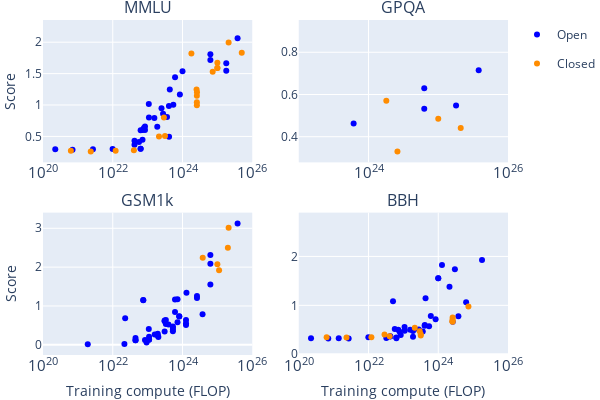

Source (notebook cell):
### Markdown cell above
## Compute

### Code cell
fig = make_subplots(rows=2, cols=2, subplot_titles=benchmarks_to_analyze, vertical_spacing=0.15)

# Define x limits for each subplot
x_limits = {
  'MMLU': [1e20, 1e26],
  'GSM1k': [1e20, 1e26],
  'GPQA': [1e23, 1e26],
  'BBH': [1e20, 1e26],
  'SEAL Math': [1e23, 1e26],
  'SEAL Coding': [1e23, 1e26],
  'LMSys Elo': [1e22, 1e26],
}

for i, bench in enumerate(benchmarks_to_analyze):
  plot_df = df[~(df['System'] == 'Random chance')]
  if old_models_only:
    plot_df = plot_df[plot_df['Before November 2023'] == 'Before']
  elif new_models_only:
    plot_df = plot_df[plot_df['Before November 2023'] == 'After']
  if non_suspects_only:
    if bench == 'GPQA':
      # GPQA was released November 20, 2023
      old_df = plot_df[plot_df['Before November 2023'] == 'Before']
      new_df = plot_df[plot_df['Before November 2023'] == 'After']
      new_df = new_df[new_df['Trust in benchmark results'] >= 0]
      plot_df = pd.concat([old_df, new_df])
    elif bench == 'MMLU':
      plot_df = plot_df[plot_df['Trust in benchmark results'] >= 0]
  elif trusted_only:
    plot_df = plot_df[plot_df['Trust in benchmark results'] > 0]

  for category in ['Open', 'Closed']:
    category_df = plot_df[plot_df['Open/Closed'] == category]

    if plot_log_error and bench_is_accuracy[bench]:
      y = -np.log(1 - category_df[bench])
    else:
      y = category_df[bench]

    if show_model_age:
      fig.append_trace(
        go.Scatter(
          x=category_df['Training compute (FLOP)'],
          y=y,
          mode='markers',
          marker=dict(color=category_df['Date'].astype(int),),
          text=category_df['System'],
          # name=category,
          # legendgroup=category,
          # showlegend=True if i == 0 else False
          showlegend=False,
        ),
        row=i//2 + 1, col=i%2 + 1
      )
    else:
      fig.append_trace(
        go.Scatter(
          x=category_df['Training compute (FLOP)'],
          y=y,
          mode='markers',
          marker=dict(color=color_map[category]),
          text=category_df['System'],
          name=category,
          legendgroup=category,
          showlegend=True if i == 0 else False
        ),
        row=i//2 + 1, col=i%2 + 1
      )

    # Plot scores as horizontal lines for models that don't have compute
    # for _, row in category_df.iterrows():
    #   if pd.isna(row['Training compute (FLOP)']) and not pd.isna(row[bench]):
    #     fig.append_trace(
    #       go.Scatter(
    #         x=[0, 1e26],
    #         y=[row[bench], row[bench]],
    #         mode='lines',
    #         line=dict(color=color_map[category]),
    #         showlegend=False,
    #       ),
    #       row=i//2 + 1, col=i%2 + 1
    #     )

  # Update x and y axes for this subplot
  fig.update_xaxes(
    title_text="Training compute (FLOP)" if i//2 + 1 == 2 else None,
    type='log',
    range=[np.log10(x_limits[bench][0]), np.log10(x_limits[bench][1])],  # Set x limits
    tickmode='linear',
    dtick=2,  # This sets ticks at every two powers of 10
    row=i//2 + 1,
    col=i%2 + 1
  )

  if i%2 + 1 == 1:
    fig.update_yaxes(title_text="Score", row=i//2 + 1, col=i%2 + 1)

# Improve the layout
fig.update_layout(
  width=600,
  height=400,
  # legend_title="Model accessibility",
  font=dict(size=12),
  hovermode="closest",
)

# Margins
fig.update_layout(
  margin=dict(l=0, r=0, t=20, b=0)
)

# Save the plot
if save:
  save_plot(fig, results_dir, 'benchmark_compute')

# Show the plot
fig.show()

### Figure 1 — Plotly figure (JSON) as saved in the notebook; plotly's stock layout.template omitted (floating-point values rounded to 4 significant figures)
{"data": [{"legendgroup": "Open", "marker": {"color": "blue"}, "mode": "markers", "name": "Open", "showlegend": true, "text": ["BLOOM-176B", "ChatGLM-6B", "ChatGLM2-12B-base", "ChatGLM2-6B-base", "ChatGLM3-6B", "CodeLlama 34B Instruct", "Cohere Command R+", "DeepSeek-7B", "DeepSeek-V2", "Falcon 7B", "Falcon 40B", "Gemma 2 9B", "GPT-NeoX 20B", "Llama 3 70B", "Llama 3.1 70B", "Llama 3.1 405B", "LLaMa-1 7B", "LLaMa-1 13B", "LLaMa-1 33B", "LLaMa-1 65B", "LLaMa-2 7B", "LLaMa-2 13B", "LLaMa-2 34B", "LLaMa-2 70B", "Mistral Large 2", "MPT 7B", "MPT 30B", "Nemotron-4-340B Base", "Nemotron-4-340B Instruct", "OPT-175B", "OPT-1B", "OPT-30B", "OPT-66B", "StableLM-3B-4E1T", "StableLM-alpha-7b", "StableLM-alpha-7b-v2", "T5-Base", "T5-Large", "T5-Small", "T5-XL", "T5-XXL", "XVerse-13B", "XVerse-13B-2", "XVerse-65B", "XVerse-7B", "Yi-34B", "Yi-6B"], "type": "scatter", "x": [4.12e+23, null, null, null, 5.04e+22, 5.3e+23, null, 8.4e+22, 1e+24, 6.3e+22, 3.6e+23, 4.32e+23, 5.67e+22, 6.3e+24, 6.3e+24, 3.8e+25, 4.2e+22, 7.8e+22, 2.77e+23, 5.46e+23, 8.4e+22, 1.56e+23, 4.08e+23, 8.4e+23, null, 4.2e+22, 1.89e+23, 1.8e+25, 1.8e+25, 1.89e+23, 1.4e+21, 3.24e+22, 7.13e+22, 7.2e+22, 6.3e+22, 6.3e+22, 225000000000000000000, 702000000000000000000, 72000000000000000000, 2.7e+21, 9.9e+21, 1.09e+23, 2.5e+23, null, null, 6.12e+23, 1.08e+23], "xaxis": "x", "y": [0.4964, null, null, null, null, null, 1.415, 0.6578, 1.537, 0.3038, 0.8074, 1.248, 0.4095, 1.715, 1.808, 2.064, 0.4323, 0.633, 0.8627, 1.005, 0.6033, 0.7941, 0.9835, 1.168, 1.833, 0.3682, 0.6539, 1.666, 1.546, null, null, null, 0.4461, 0.602, 0.3039, 0.5997, 0.2971, 0.289, 0.3106, 0.2971, 0.2998, 0.8007, 0.9467, null, null, 1.442, 1.017], "yaxis": "y"}, {"legendgroup": "Closed", "marker": {"color": "darkorange"}, "mode": "markers", "name": "Closed", "showlegend": true, "text": ["BloombergGPT", "Claude 2", "Claude 3 Opus", "Claude 3 Sonnet", "Claude 3.5 Sonnet", "code-cushman-001", "code-davinci-001", "code-davinci-002", "Gemini 1.0 Pro", "Gemini 1.5 Flash Preview", "Gemini 1.5 Pro (April 2024)", "Gemini 1.5 Pro (May 2024)", "Gemini 1.5 Pro (Exp-0801)", "Gemini Ultra", "GPT-3.5-turbo-16k", "GPT-4 (original)", "gpt-4-turbo-2024-04-09", "GPT-4o", "GPT-4o mini", "Inflection-2", "Inflection-2.5", "Mistral Large", "PaLM 9B", "PaLM 63B", "PaLM 540B", "PaLM-2", "text-ada-001", "text-babbage-001", "text-curie-001", "text-davinci-001", "text-davinci-002", "text-davinci-003", "Yi-Large"], "type": "scatter", "x": [2.12e+23, null, null, null, null, 2.88e+22, 3.15e+23, 2.58e+24, null, null, null, null, null, 5e+25, 2.6e+24, 2.1e+25, null, null, null, 1e+25, 1e+25, 1e+25, 4.04e+22, 2.93e+23, 2.53e+24, 7.34e+24, 630000000000000000000, 2.34e+21, 1.21e+22, 3.15e+23, 2.58e+24, 2.58e+24, 1.8e+24], "xaxis": "x", "y": [0.4973, 1.537, 2.025, 1.561, 2.18, null, null, 1.146, 1.266, 1.556, 1.709, 1.959, null, 1.83, 1.204, 1.995, null, 2.056, 1.715, 1.59, 1.59, 1.671, 0.2784, 0.8007, 1.248, 1.528, 0.2718, 0.2601, 0.2705, 0.5058, 0.997, 1.044, 1.82], "yaxis": "y"}, {"legendgroup": "Open", "marker": {"color": "blue"}, "mode": "markers", "name": "Open", "showlegend": false, "text": ["CodeLlama-13b-hf", "CodeLlama-13b-Instruct-hf", "CodeLlama-13b-Python-hf", "CodeLlama-34b-hf", "CodeLlama-34b-Instruct-hf", "CodeLlama-34b-Python-hf", "CodeLlama-70b-hf", "CodeLlama-70b-Instruct-hf", "CodeLlama-70b-Python-hf", "CodeLlama-7b-hf", "CodeLlama-7b-Instruct-hf", "CodeLlama-7b-Python-hf", "falcon-180B-chat", "gpt-neox-20b", "gpt2-xl", "Llama-2-13b-hf", "Llama-2-70b-hf", "Llama-2-7b-hf", "Mistral-7B-Instruct-v0.1", "Mistral-7B-Instruct-v0.2", "Mistral-7B-v0.1", "phi-1", "Phind-CodeLlama-34B-v2", "pythia-12b", "vicuna-33b-v1.3", "BLOOM-176B", "ChatGLM-6B", "ChatGLM2-12B-base", "ChatGLM2-6B-base", "ChatGLM3-6B", "CodeLlama 34B Instruct", "Falcon 7B", "Falcon 40B", "Falcon 180B", "GLM 130B", "GPT-NeoX 20B", "LLaMa-1 7B", "LLaMa-1 13B", "LLaMa-1 33B", "LLaMa-1 65B", "LLaMa-2 7B", "LLaMa-2 13B", "LLaMa-2 34B", "LLaMa-2 70B", "Mistral-7B", "MPT 7B", "MPT 30B", "OPT-175B", "OPT-1B", "OPT-30B", "OPT-66B", "Qwen 7B", "StableLM-3B-4E1T", "StableLM-alpha-7b", "StableLM-alpha-7b-v2", "T5-Base", "T5-Large", "T5-Small", "T5-XL", "T5-XXL", "XVerse-13B", "XVerse-7B", "Cohere Command R+", "DeepSeek-7B", "DeepSeek-V2", "Gemma 2 9B", "Llama 3 70B", "Llama 3.1 70B", "Llama 3.1 405B", "Mistral Large 2", "Nemotron-4-340B Base", "Nemotron-4-340B Instruct", "XVerse-13B-2", "XVerse-65B", "Yi-34B", "Yi-6B"], "type": "scatter", "x": [1.95e+23, 1.95e+23, 2.03e+23, 5.3e+23, 5.3e+23, 5.3e+23, 1.26e+24, 1.26e+24, 1.26e+24, 1.1e+23, 1.1e+23, 1.1e+23, 3.76e+24, 9.32e+22, 1.92e+21, 1.6e+23, 8.1e+23, 8.4e+22, null, null, null, 54600000000000000000, null, 2.16e+22, null, 4.12e+23, null, null, null, 5.04e+22, 5.3e+23, 6.3e+22, 3.6e+23, 3.78e+24, null, 5.67e+22, 4.2e+22, 7.8e+22, 2.77e+23, 5.46e+23, 8.4e+22, 1.56e+23, 4.08e+23, 8.4e+23, null, 4.2e+22, 1.89e+23, 1.89e+23, 1.4e+21, 3.24e+22, 7.13e+22, null, 7.2e+22, 6.3e+22, 6.3e+22, 225000000000000000000, 702000000000000000000, 72000000000000000000, 2.7e+21, 9.9e+21, 1.09e+23, null, null, 8.4e+22, 1e+24, 4.32e+23, 6.3e+24, 6.3e+24, 3.8e+25, null, 1.8e+25, 1.8e+25, 2.5e+23, null, 6.12e+23, 1.08e+23], "xaxis": "x2", "y": [null, null, null, null, null, null, null, null, null, null, null, null, null, null, null, null, null, null, null, null, null, null, null, null, null, null, null, null, null, null, null, null, null, null, null, null, null, null, null, null, null, null, null, null, null, null, null, null, null, null, null, null, null, null, null, null, null, null, null, null, null, null, null, null, null, null, 0.5327, 0.6292, 0.7154, 0.6616, null, 0.5482, null, null, 0.462, null], "yaxis": "y2"}, {"legendgroup": "Closed", "marker": {"color": "darkorange"}, "mode": "markers", "name": "Closed", "showlegend": false, "text": ["claude-2.1", "gpt-3.5-turbo", "BloombergGPT", "Chinchilla 70B", "Claude 2", "code-cushman-001", "code-davinci-001", "code-davinci-002", "Gopher 280B", "GPT-3.5-turbo-16k", "GPT-4 (original)", "gpt-4-0613", "PaLM 9B", "PaLM 63B", "PaLM 540B", "PaLM-2", "text-ada-001", "text-babbage-001", "text-curie-001", "text-davinci-001", "text-davinci-002", "text-davinci-003", "Claude 3 Opus", "Claude 3 Sonnet", "Claude 3.5 Sonnet", "Gemini 1.0 Pro", "Gemini 1.5 Flash Preview", "Gemini 1.5 Pro (April 2024)", "Gemini 1.5 Pro (May 2024)", "Gemini 1.5 Pro (Exp-0801)", "Gemini Ultra", "gpt-4-turbo-2024-04-09", "GPT-4o", "GPT-4o mini", "Inflection-2", "Inflection-2.5", "Mistral Large", "Yi-Large"], "type": "scatter", "x": [3.8e+24, null, 2.12e+23, 5.76e+23, null, 2.88e+22, 3.15e+23, 2.58e+24, 6.31e+23, 2.6e+24, 2.1e+25, 2.1e+25, 4.04e+22, 2.93e+23, 2.53e+24, 7.34e+24, 630000000000000000000, 2.34e+21, 1.21e+22, 3.15e+23, 2.58e+24, 2.58e+24, null, null, null, null, null, null, null, null, 5e+25, null, null, null, 1e+25, 1e+25, 1e+25, 1.8e+24], "xaxis": "x2", "y": [null, null, null, null, null, null, null, null, null, 0.3299, null, 0.4416, null, null, null, null, null, null, null, null, null, null, 0.7012, 0.5175, 0.9014, null, 0.5025, 0.5361, 0.6199, null, null, 0.6753, 0.7679, 0.5142, null, 0.4845, null, 0.5709], "yaxis": "y2"}, {"legendgroup": "Open", "marker": {"color": "blue"}, "mode": "markers", "name": "Open", "showlegend": false, "text": ["codegemma-7b", "codegemma-7b-it", "CodeLlama-13b-hf", "CodeLlama-13b-Instruct-hf", "CodeLlama-13b-Python-hf", "CodeLlama-34b-hf", "CodeLlama-34b-Instruct-hf", "CodeLlama-34b-Python-hf", "CodeLlama-70b-hf", "CodeLlama-70b-Instruct-hf", "CodeLlama-70b-Python-hf", "CodeLlama-7b-hf", "CodeLlama-7b-Instruct-hf", "CodeLlama-7b-Python-hf", "dbrx-base", "dbrx-instruct", "deepseek-coder-33b-instruct", "deepseek-llm:67b-base", "deepseek-math-7b-rl", "falcon-180B-chat", "gemma-1.1-2b-it", "gemma-1.1-7b-it", "gemma-2b", "gemma-2b-it", "gemma-7b", "gemma-7b-it", "gpt-neox-20b", "gpt2-xl", "Llama-2-13b-hf", "Llama-2-70b-hf", "Llama-2-7b-hf", "Llama-3-8B-instruct", "math-shepherd-mistral-7b-rl", "Meta-Llama-3-70B", "Meta-Llama-3-70B-instruct", "Meta-Llama-3-8B", "Mistral-7B-Instruct-v0.1", "Mistral-7B-Instruct-v0.2", "Mistral-7B-v0.1", "Mistral-8x22B-v0.1", "Mistral-8x7B-v0.1", "Mixtral-8x22B-instruct-v0.1", "OpenMath-Llama-2-70b-hf", "phi-1", "phi-2", "Phi-3-mini-128k-instruct", "Phi-3-mini-4k-instruct", "Phind-CodeLlama-34B-v2", "pythia-12b", "Smaug-2-72B", "Smaug-34B-v0.1", "vicuna-33b-v1.3", "Yi-34B-Chat", "Yi-6B-Chat", "BLOOM-176B", "Camelidae-8x34B", "ChatGLM-6B", "ChatGLM2-12B-base", "ChatGLM2-6B-base", "ChatGLM3-6B", "CodeLlama 34B Instruct", "Cohere Command R+", "DBRX-Instruct", "DeepSeek-67B", "DeepSeek-7B", "DeepSeek-V2", "DeepSeek-Coder-V2", "Falcon 7B", "Falcon 40B", "Falcon 180B", "Gemma 1 2B", "Gemma 2 27B", "Gemma 2 9B", "GLM 130B", "Grok-1", "GPT-NeoX 20B", "Jamba 1.5 Large", "Llama 3 70B", "Llama 3 8B", "Llama 3.1 70B", "Llama 3.1 405B", "LLaMa-1 7B", "LLaMa-1 13B", "LLaMa-1 33B", "LLaMa-1 65B", "LLaMa-2 7B", "LLaMa-2 13B", "LLaMa-2 34B", "LLaMa-2 70B", "Mistral Large 2", "Mistral-7B", "Mixtral8x22B", "MPT 7B", "MPT 30B", "Nemotron-4-340B Base", "Nemotron-4-340B Instruct", "OPT-175B", "OPT-1B", "OPT-30B", "OPT-66B", "Qwen 7B", "Qwen2idae-16x14B", "Qwen2-72B", "StableLM-3B-4E1T", "StableLM-alpha-7b", "StableLM-alpha-7b-v2", "T5-Base", "T5-Large", "T5-Small", "T5-XL", "T5-XXL", "XVerse-13B", "XVerse-13B-2", "XVerse-65B", "XVerse-7B", "Yi-34B", "Yi-6B"], "type": "scatter", "x": [3.33e+23, 3.33e+23, 1.95e+23, 1.95e+23, 2.03e+23, 5.3e+23, 5.3e+23, 5.3e+23, 1.26e+24, 1.26e+24, 1.26e+24, 1.1e+23, 1.1e+23, 1.1e+23, 2.6e+24, 2.6e+24, 3.96e+23, 8.04e+23, null, 3.76e+24, 4.5e+22, 3.07e+23, 4.5e+22, 4.5e+22, 3.07e+23, 3.07e+23, 9.32e+22, 1.92e+21, 1.6e+23, 8.1e+23, 8.4e+22, 7.2e+23, null, 6.3e+24, 6.3e+24, 7.2e+23, null, null, null, null, null, null, null, 54600000000000000000, 2.27e+22, 7.5e+22, 7.5e+22, null, 2.16e+22, 1.3e+24, 6.1e+23, null, 6.1e+23, 1.08e+23, 4.12e+23, null, null, null, null, 5.04e+22, 5.3e+23, null, 2.6e+24, 8.04e+23, 8.4e+22, 1e+24, 1.28e+24, 6.3e+22, 3.6e+23, 3.78e+24, null, 2.1e+24, 4.32e+23, null, 3e+24, 5.67e+22, null, 6.3e+24, 7.2e+23, 6.3e+24, 3.8e+25, 4.2e+22, 7.8e+22, 2.77e+23, 5.46e+23, 8.4e+22, 1.56e+23, 4.08e+23, 8.4e+23, null, null, 1e+24, 4.2e+22, 1.89e+23, 1.8e+25, 1.8e+25, 1.89e+23, 1.4e+21, 3.24e+22, 7.13e+22, null, null, 3e+24, 7.2e+22, 6.3e+22, 6.3e+22, 225000000000000000000, 702000000000000000000, 72000000000000000000, 2.7e+21, 9.9e+21, 1.09e+23, 2.5e+23, null, null, 6.12e+23, 1.08e+23], "xaxis": "x3", "y": [0.5379, 0.6368, 0.2383, 0.2877, 0.2021, 0.3886, 0.4416, 0.3467, 0.5569, 0.6368, 0.5092, 0.1335, 0.2058, 0.1278, 1.255, 1.207, 0.5259, 0.7381, 0.2319, 0.7875, 0.1188, 0.6033, 0.1779, 0.1188, 0.6236, 0.3439, 0.05763, 0.01715, 0.2679, 0.7257, 0.1256, 1.171, 0.9442, 1.556, 2.087, 0.5834, 0.3798, 0.5092, 0.4354, 1.13, 0.755, 1.427, 0.1532, 0.323, 0.6832, 1.149, 1.152, 0.4589, 0.02122, 1.339, 1.165, 0.417, 0.8416, 0.4065, null, null, null, null, null, null, 0.4702, null, null, null, null, null, null, null, null, null, null, null, null, null, null, null, null, 2.315, null, null, 3.124, null, null, null, null, null, null, null, null, null, null, null, null, null, null, null, null, null, null, null, null, null, null, null, null, null, null, null, null, null, null, null, null, null, null, null, null], "yaxis": "y3"}, {"legendgroup": "Closed", "marker": {"color": "darkorange"}, "mode": "markers", "name": "Closed", "showlegend": false, "text": ["claude-2.1", "claude-3-haiku-20240307", "claude-3-opus-20240229", "claude-3-sonnet-20240229", "command", "gemini-1.5-pro-preview-0409", "gemini-pro", "gpt-3.5-turbo", "gpt-4", "gpt-4-turbo", "mistral-large-latest", "mistral-small", "mistral-small-latest", "mistral-tiny", "BloombergGPT", "Chinchilla 70B", "Claude 2", "Claude 3 Opus", "Claude 3 Sonnet", "Claude 3.5 Sonnet", "code-cushman-001", "code-davinci-001", "code-davinci-002", "Gemini 1.0 Pro", "Gemini 1.5 Flash Preview", "Gemini 1.5 Pro (April 2024)", "Gemini 1.5 Pro (May 2024)", "Gemini 1.5 Pro (Exp-0801)", "Gemini Ultra", "Gopher 280B", "GPT-3.5-turbo-16k", "GPT-4 (original)", "gpt-4-0125-preview", "gpt-4-0613", "gpt-4-turbo-2024-04-09", "GPT-4o", "GPT-4o mini", "Inflection-2", "Inflection-2.5", "Mistral Large", "PaLM 9B", "PaLM 63B", "PaLM 540B", "PaLM-2", "Reka Core", "text-ada-001", "text-babbage-001", "text-curie-001", "text-davinci-001", "text-davinci-002", "text-davinci-003", "Yi-Large"], "type": "scatter", "x": [3.8e+24, null, null, null, null, null, null, null, 2e+25, null, 1.12e+25, null, null, null, 2.12e+23, 5.76e+23, null, null, null, null, 2.88e+22, 3.15e+23, 2.58e+24, null, null, null, null, null, 5e+25, 6.31e+23, 2.6e+24, 2.1e+25, 2.1e+25, 2.1e+25, null, null, null, 1e+25, 1e+25, 1e+25, 4.04e+22, 2.93e+23, 2.53e+24, 7.34e+24, 8.4e+24, 630000000000000000000, 2.34e+21, 1.21e+22, 3.15e+23, 2.58e+24, 2.58e+24, 1.8e+24], "xaxis": "x3", "y": [2.244, 1.537, 1.743, 1.363, 0.4829, 2.112, 1.556, 1.398, 2.501, 2.283, 1.917, 0.9289, 1.266, 0.5482, null, null, null, 3.034, 2.7, null, null, null, null, 1.601, 2.315, 2.358, 2.561, null, null, null, null, null, 3.016, null, null, 2.966, null, null, null, 2.077, null, null, null, null, null, null, null, null, null, null, null, null], "yaxis": "y3"}, {"legendgroup": "Open", "marker": {"color": "blue"}, "mode": "markers", "name": "Open", "showlegend": false, "text": ["codegemma-7b", "codegemma-7b-it", "CodeLlama-13b-hf", "CodeLlama-13b-Instruct-hf", "CodeLlama-13b-Python-hf", "CodeLlama-34b-hf", "CodeLlama-34b-Instruct-hf", "CodeLlama-34b-Python-hf", "CodeLlama-70b-hf", "CodeLlama-70b-Instruct-hf", "CodeLlama-70b-Python-hf", "CodeLlama-7b-hf", "CodeLlama-7b-Instruct-hf", "CodeLlama-7b-Python-hf", "dbrx-base", "dbrx-instruct", "deepseek-coder-33b-instruct", "deepseek-llm:67b-base", "deepseek-math-7b-rl", "falcon-180B-chat", "gemma-1.1-2b-it", "gemma-1.1-7b-it", "gemma-2b", "gemma-2b-it", "gemma-7b", "gemma-7b-it", "gpt-neox-20b", "gpt2-xl", "Llama-2-13b-hf", "Llama-2-70b-hf", "Llama-2-7b-hf", "Llama-3-8B-instruct", "math-shepherd-mistral-7b-rl", "Meta-Llama-3-70B", "Meta-Llama-3-70B-instruct", "Meta-Llama-3-8B", "Mistral-7B-Instruct-v0.1", "Mistral-7B-Instruct-v0.2", "Mistral-7B-v0.1", "Mistral-8x22B-v0.1", "Mistral-8x7B-v0.1", "Mixtral-8x22B-instruct-v0.1", "OpenMath-Llama-2-70b-hf", "phi-1", "phi-2", "Phi-3-mini-128k-instruct", "Phi-3-mini-4k-instruct", "Phind-CodeLlama-34B-v2", "pythia-12b", "Smaug-2-72B", "Smaug-34B-v0.1", "vicuna-33b-v1.3", "Yi-34B-Chat", "Yi-6B-Chat", "BLOOM-176B", "Camelidae-8x34B", "ChatGLM-6B", "ChatGLM2-12B-base", "ChatGLM2-6B-base", "ChatGLM3-6B", "CodeLlama 34B Instruct", "Cohere Command R+", "DBRX-Instruct", "DeepSeek-67B", "DeepSeek-7B", "DeepSeek-V2", "DeepSeek-Coder-V2", "Falcon 7B", "Falcon 40B", "Falcon 180B", "Gemma 1 2B", "Gemma 2 27B", "Gemma 2 9B", "GLM 130B", "Grok-1", "GPT-NeoX 20B", "Jamba 1.5 Large", "Llama 3 70B", "Llama 3 8B", "Llama 3.1 70B", "Llama 3.1 405B", "LLaMa-1 7B", "LLaMa-1 13B", "LLaMa-1 33B", "LLaMa-1 65B", "LLaMa-2 7B", "LLaMa-2 13B", "LLaMa-2 34B", "LLaMa-2 70B", "Mistral Large 2", "Mistral-7B", "Mixtral8x22B", "MPT 7B", "MPT 30B", "Nemotron-4-340B Base", "Nemotron-4-340B Instruct", "OPT-175B", "OPT-1B", "OPT-30B", "OPT-66B", "Qwen 7B", "Qwen2idae-16x14B", "Qwen2-72B", "StableLM-3B-4E1T", "StableLM-alpha-7b", "StableLM-alpha-7b-v2", "T5-Base", "T5-Large", "T5-Small", "T5-XL", "T5-XXL", "XVerse-13B", "XVerse-13B-2", "XVerse-65B", "XVerse-7B", "Yi-34B", "Yi-6B"], "type": "scatter", "x": [3.33e+23, 3.33e+23, 1.95e+23, 1.95e+23, 2.03e+23, 5.3e+23, 5.3e+23, 5.3e+23, 1.26e+24, 1.26e+24, 1.26e+24, 1.1e+23, 1.1e+23, 1.1e+23, 2.6e+24, 2.6e+24, 3.96e+23, 8.04e+23, null, 3.76e+24, 4.5e+22, 3.07e+23, 4.5e+22, 4.5e+22, 3.07e+23, 3.07e+23, 9.32e+22, 1.92e+21, 1.6e+23, 8.1e+23, 8.4e+22, 7.2e+23, null, 6.3e+24, 6.3e+24, 7.2e+23, null, null, null, null, null, null, null, 54600000000000000000, 2.27e+22, 7.5e+22, 7.5e+22, null, 2.16e+22, 1.3e+24, 6.1e+23, null, 6.1e+23, 1.08e+23, 4.12e+23, null, null, null, null, 5.04e+22, 5.3e+23, null, 2.6e+24, 8.04e+23, 8.4e+22, 1e+24, 1.28e+24, 6.3e+22, 3.6e+23, 3.78e+24, null, 2.1e+24, 4.32e+23, null, 3e+24, 5.67e+22, null, 6.3e+24, 7.2e+23, 6.3e+24, 3.8e+25, 4.2e+22, 7.8e+22, 2.77e+23, 5.46e+23, 8.4e+22, 1.56e+23, 4.08e+23, 8.4e+23, null, null, 1e+24, 4.2e+22, 1.89e+23, 1.8e+25, 1.8e+25, 1.89e+23, 1.4e+21, 3.24e+22, 7.13e+22, null, null, 3e+24, 7.2e+22, 6.3e+22, 6.3e+22, 225000000000000000000, 702000000000000000000, 72000000000000000000, 2.7e+21, 9.9e+21, 1.09e+23, 2.5e+23, null, null, 6.12e+23, 1.08e+23], "xaxis": "x4", "y": [null, null, null, null, null, null, null, null, null, null, null, null, null, null, null, null, null, null, null, null, null, null, null, null, null, null, null, null, null, null, null, null, null, null, null, null, null, null, null, null, null, null, null, null, null, null, null, null, null, null, null, null, null, null, 0.5962, null, 0.2074, 0.4466, 0.4107, 1.082, null, null, 0.6636, null, null, 1.556, 1.826, 0.3285, 0.4636, 0.7765, null, 1.382, 1.146, null, null, 0.515, null, 1.064, null, null, null, 0.361, 0.462, 0.5075, 0.5709, 0.3945, 0.5009, 0.5816, 0.7174, null, 0.47, 1.556, 0.3711, 0.478, 1.927, null, 0.3595, 0.3271, 0.3327, 0.5039, null, null, 1.737, null, 0.3411, null, 0.3257, 0.3243, 0.3147, 0.3202, 0.3496, 0.479, null, null, null, 0.7831, 0.5586], "yaxis": "y4"}, {"legendgroup": "Closed", "marker": {"color": "darkorange"}, "mode": "markers", "name": "Closed", "showlegend": false, "text": ["claude-2.1", "claude-3-haiku-20240307", "claude-3-opus-20240229", "claude-3-sonnet-20240229", "command", "gemini-1.5-pro-preview-0409", "gemini-pro", "gpt-3.5-turbo", "gpt-4", "gpt-4-turbo", "mistral-large-latest", "mistral-small", "mistral-small-latest", "mistral-tiny", "BloombergGPT", "Chinchilla 70B", "Claude 2", "Claude 3 Opus", "Claude 3 Sonnet", "Claude 3.5 Sonnet", "code-cushman-001", "code-davinci-001", "code-davinci-002", "Gemini 1.0 Pro", "Gemini 1.5 Flash Preview", "Gemini 1.5 Pro (April 2024)", "Gemini 1.5 Pro (May 2024)", "Gemini 1.5 Pro (Exp-0801)", "Gemini Ultra", "Gopher 280B", "GPT-3.5-turbo-16k", "GPT-4 (original)", "gpt-4-0125-preview", "gpt-4-0613", "gpt-4-turbo-2024-04-09", "GPT-4o", "GPT-4o mini", "Inflection-2", "Inflection-2.5", "Mistral Large", "PaLM 9B", "PaLM 63B", "PaLM 540B", "PaLM-2", "Reka Core", "text-ada-001", "text-babbage-001", "text-curie-001", "text-davinci-001", "text-davinci-002", "text-davinci-003", "Yi-Large"], "type": "scatter", "x": [3.8e+24, null, null, null, null, null, null, null, 2e+25, null, 1.12e+25, null, null, null, 2.12e+23, 5.76e+23, null, null, null, null, 2.88e+22, 3.15e+23, 2.58e+24, null, null, null, null, null, 5e+25, 6.31e+23, 2.6e+24, 2.1e+25, 2.1e+25, 2.1e+25, null, null, null, 1e+25, 1e+25, 1e+25, 4.04e+22, 2.93e+23, 2.53e+24, 7.34e+24, 8.4e+24, 630000000000000000000, 2.34e+21, 1.21e+22, 3.15e+23, 2.58e+24, 2.58e+24, 1.8e+24], "xaxis": "x4", "y": [null, null, null, null, null, null, null, null, null, null, null, null, null, null, 0.5442, null, null, 2.025, null, 2.674, 0.4023, 0.383, 0.7508, null, 1.931, null, 2.226, null, null, null, null, null, null, null, null, null, null, null, null, null, 0.3682, 0.4684, 0.6753, 0.9782, null, 0.3464, 0.3408, 0.3502, 0.4095, 0.6655, 0.7113, null], "yaxis": "y4"}], "layout": {"annotations": [{"font": {"size": 16}, "showarrow": false, "text": "MMLU", "x": 0.225, "xanchor": "center", "xref": "paper", "y": 1, "yanchor": "bottom", "yref": "paper"}, {"font": {"size": 16}, "showarrow": false, "text": "GPQA", "x": 0.775, "xanchor": "center", "xref": "paper", "y": 1, "yanchor": "bottom", "yref": "paper"}, {"font": {"size": 16}, "showarrow": false, "text": "GSM1k", "x": 0.225, "xanchor": "center", "xref": "paper", "y": 0.425, "yanchor": "bottom", "yref": "paper"}, {"font": {"size": 16}, "showarrow": false, "text": "BBH", "x": 0.775, "xanchor": "center", "xref": "paper", "y": 0.425, "yanchor": "bottom", "yref": "paper"}], "font": {"size": 12}, "height": 400, "hovermode": "closest", "margin": {"b": 0, "l": 0, "r": 0, "t": 20}, "width": 600, "xaxis": {"anchor": "y", "domain": [0, 0.45], "dtick": 2, "range": [20, 26], "tickmode": "linear", "type": "log"}, "xaxis2": {"anchor": "y2", "domain": [0.55, 1], "dtick": 2, "range": [23, 26], "tickmode": "linear", "type": "log"}, "xaxis3": {"anchor": "y3", "domain": [0, 0.45], "dtick": 2, "range": [20, 26], "tickmode": "linear", "title": {"text": "Training compute (FLOP)"}, "type": "log"}, "xaxis4": {"anchor": "y4", "domain": [0.55, 1], "dtick": 2, "range": [20, 26], "tickmode": "linear", "title": {"text": "Training compute (FLOP)"}, "type": "log"}, "yaxis": {"anchor": "x", "domain": [0.575, 1], "title": {"text": "Score"}}, "yaxis2": {"anchor": "x2", "domain": [0.575, 1]}, "yaxis3": {"anchor": "x3", "domain": [0, 0.425], "title": {"text": "Score"}}, "yaxis4": {"anchor": "x4", "domain": [0, 0.425]}}}
